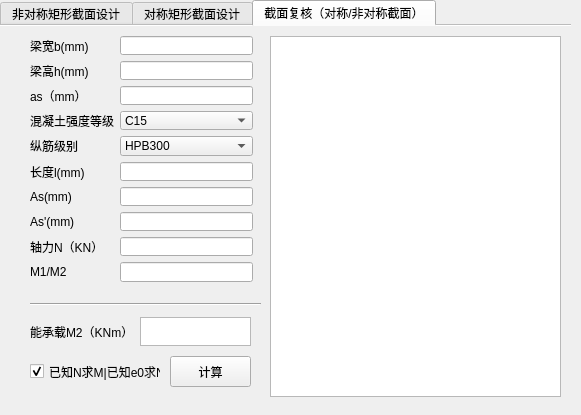
<?xml version="1.0" encoding="UTF-8"?>
<ui version="4.0">
 <class>Form</class>
 <widget class="QWidget" name="Form">
  <property name="windowModality">
   <enum>Qt::NonModal</enum>
  </property>
  <property name="geometry">
   <rect>
    <x>0</x>
    <y>0</y>
    <width>581</width>
    <height>415</height>
   </rect>
  </property>
  <property name="minimumSize">
   <size>
    <width>581</width>
    <height>415</height>
   </size>
  </property>
  <property name="windowTitle">
   <string>偏心受压构件计算器</string>
  </property>
  <property name="windowIcon">
   <iconset>
    <normaloff>icon.png</normaloff>icon.png</iconset>
  </property>
  <widget class="QTabWidget" name="tabWidget">
   <property name="geometry">
    <rect>
     <x>0</x>
     <y>0</y>
     <width>571</width>
     <height>401</height>
    </rect>
   </property>
   <property name="minimumSize">
    <size>
     <width>571</width>
     <height>401</height>
    </size>
   </property>
   <property name="cursor">
    <cursorShape>ArrowCursor</cursorShape>
   </property>
   <property name="tabPosition">
    <enum>QTabWidget::North</enum>
   </property>
   <property name="tabShape">
    <enum>QTabWidget::Rounded</enum>
   </property>
   <property name="currentIndex">
    <number>2</number>
   </property>
   <property name="elideMode">
    <enum>Qt::ElideNone</enum>
   </property>
   <property name="usesScrollButtons">
    <bool>true</bool>
   </property>
   <property name="documentMode">
    <bool>true</bool>
   </property>
   <property name="tabsClosable">
    <bool>false</bool>
   </property>
   <property name="movable">
    <bool>true</bool>
   </property>
   <widget class="QWidget" name="tab_3">
    <attribute name="title">
     <string>非对称矩形截面设计</string>
    </attribute>
    <widget class="Line" name="line">
     <property name="geometry">
      <rect>
       <x>30</x>
       <y>270</y>
       <width>231</width>
       <height>16</height>
      </rect>
     </property>
     <property name="orientation">
      <enum>Qt::Horizontal</enum>
     </property>
    </widget>
    <widget class="QTextBrowser" name="show_process_ansymmetric">
     <property name="geometry">
      <rect>
       <x>270</x>
       <y>10</y>
       <width>291</width>
       <height>361</height>
      </rect>
     </property>
    </widget>
    <widget class="QCheckBox" name="checkBox">
     <property name="geometry">
      <rect>
       <x>32</x>
       <y>353</y>
       <width>62</width>
       <height>16</height>
      </rect>
     </property>
     <property name="text">
      <string>As'已知</string>
     </property>
     <property name="checked">
      <bool>false</bool>
     </property>
     <property name="autoExclusive">
      <bool>false</bool>
     </property>
     <property name="tristate">
      <bool>false</bool>
     </property>
    </widget>
    <widget class="QPushButton" name="calculate_an">
     <property name="geometry">
      <rect>
       <x>100</x>
       <y>350</y>
       <width>75</width>
       <height>23</height>
      </rect>
     </property>
     <property name="text">
      <string>计算</string>
     </property>
    </widget>
    <widget class="QWidget" name="layoutWidget">
     <property name="geometry">
      <rect>
       <x>30</x>
       <y>11</y>
       <width>223</width>
       <height>246</height>
      </rect>
     </property>
     <layout class="QFormLayout" name="formLayout">
      <item row="0" column="0">
       <widget class="QLabel" name="label_3">
        <property name="lineWidth">
         <number>1</number>
        </property>
        <property name="text">
         <string>梁宽b(mm)</string>
        </property>
       </widget>
      </item>
      <item row="0" column="1">
       <widget class="QLineEdit" name="b"/>
      </item>
      <item row="1" column="0">
       <widget class="QLabel" name="label_5">
        <property name="lineWidth">
         <number>1</number>
        </property>
        <property name="text">
         <string>梁高h(mm)</string>
        </property>
       </widget>
      </item>
      <item row="1" column="1">
       <widget class="QLineEdit" name="h"/>
      </item>
      <item row="2" column="0">
       <widget class="QLabel" name="label">
        <property name="lineWidth">
         <number>1</number>
        </property>
        <property name="text">
         <string>as（mm）</string>
        </property>
       </widget>
      </item>
      <item row="2" column="1">
       <widget class="QLineEdit" name="_as">
        <property name="frame">
         <bool>true</bool>
        </property>
       </widget>
      </item>
      <item row="3" column="0">
       <widget class="QLabel" name="label_2">
        <property name="lineWidth">
         <number>1</number>
        </property>
        <property name="text">
         <string>混凝土强度等级</string>
        </property>
       </widget>
      </item>
      <item row="3" column="1">
       <widget class="QComboBox" name="c_level">
        <item>
         <property name="text">
          <string>C15</string>
         </property>
        </item>
        <item>
         <property name="text">
          <string>C20</string>
         </property>
        </item>
        <item>
         <property name="text">
          <string>C25</string>
         </property>
        </item>
        <item>
         <property name="text">
          <string>C30</string>
         </property>
        </item>
        <item>
         <property name="text">
          <string>C35</string>
         </property>
        </item>
        <item>
         <property name="text">
          <string>C40</string>
         </property>
        </item>
        <item>
         <property name="text">
          <string>C45</string>
         </property>
        </item>
        <item>
         <property name="text">
          <string>C50</string>
         </property>
        </item>
        <item>
         <property name="text">
          <string>C55</string>
         </property>
        </item>
        <item>
         <property name="text">
          <string>C60</string>
         </property>
        </item>
        <item>
         <property name="text">
          <string>C65</string>
         </property>
        </item>
        <item>
         <property name="text">
          <string>C70</string>
         </property>
        </item>
        <item>
         <property name="text">
          <string>C75</string>
         </property>
        </item>
        <item>
         <property name="text">
          <string>C80</string>
         </property>
        </item>
       </widget>
      </item>
      <item row="4" column="0">
       <widget class="QLabel" name="label_4">
        <property name="lineWidth">
         <number>1</number>
        </property>
        <property name="text">
         <string>纵筋级别</string>
        </property>
       </widget>
      </item>
      <item row="4" column="1">
       <widget class="QComboBox" name="s_level">
        <item>
         <property name="text">
          <string>HPB300</string>
         </property>
        </item>
        <item>
         <property name="text">
          <string>HRB335</string>
         </property>
        </item>
        <item>
         <property name="text">
          <string>HRB400</string>
         </property>
        </item>
        <item>
         <property name="text">
          <string>HRB500</string>
         </property>
        </item>
       </widget>
      </item>
      <item row="5" column="0">
       <widget class="QLabel" name="label_11">
        <property name="lineWidth">
         <number>1</number>
        </property>
        <property name="text">
         <string>长度l(mm)</string>
        </property>
       </widget>
      </item>
      <item row="5" column="1">
       <widget class="QLineEdit" name="lc"/>
      </item>
      <item row="6" column="0">
       <widget class="QLabel" name="label_6">
        <property name="text">
         <string>弯矩M1(KNm)</string>
        </property>
       </widget>
      </item>
      <item row="6" column="1">
       <widget class="QLineEdit" name="M1">
        <property name="tabletTracking">
         <bool>false</bool>
        </property>
        <property name="whatsThis">
         <string/>
        </property>
        <property name="text">
         <string/>
        </property>
        <property name="dragEnabled">
         <bool>false</bool>
        </property>
       </widget>
      </item>
      <item row="7" column="0">
       <widget class="QLabel" name="label_10">
        <property name="text">
         <string>弯矩M2(KNm)</string>
        </property>
       </widget>
      </item>
      <item row="7" column="1">
       <widget class="QLineEdit" name="M2"/>
      </item>
      <item row="8" column="0">
       <widget class="QLabel" name="label_7">
        <property name="text">
         <string>轴力N（KN）</string>
        </property>
       </widget>
      </item>
      <item row="8" column="1">
       <widget class="QLineEdit" name="N">
        <property name="text">
         <string/>
        </property>
        <property name="clearButtonEnabled">
         <bool>false</bool>
        </property>
       </widget>
      </item>
      <item row="9" column="0">
       <widget class="QLabel" name="Asp_lable">
        <property name="text">
         <string>As'(mm)</string>
        </property>
       </widget>
      </item>
      <item row="9" column="1">
       <widget class="QLineEdit" name="Asp">
        <property name="text">
         <string/>
        </property>
        <property name="clearButtonEnabled">
         <bool>false</bool>
        </property>
       </widget>
      </item>
     </layout>
    </widget>
    <widget class="QWidget" name="layoutWidget">
     <property name="geometry">
      <rect>
       <x>32</x>
       <y>282</y>
       <width>220</width>
       <height>62</height>
      </rect>
     </property>
     <layout class="QFormLayout" name="formLayout_2">
      <item row="0" column="0">
       <widget class="QLabel" name="label_9">
        <property name="text">
         <string>计算纵筋As（mm）</string>
        </property>
       </widget>
      </item>
      <item row="0" column="1">
       <widget class="QTextBrowser" name="show_As_an">
        <property name="minimumSize">
         <size>
          <width>110</width>
          <height>27</height>
         </size>
        </property>
        <property name="maximumSize">
         <size>
          <width>110</width>
          <height>27</height>
         </size>
        </property>
        <property name="openLinks">
         <bool>true</bool>
        </property>
       </widget>
      </item>
      <item row="1" column="0">
       <widget class="QLabel" name="label_12">
        <property name="text">
         <string>计算纵筋As'（mm）</string>
        </property>
       </widget>
      </item>
      <item row="1" column="1">
       <widget class="QTextBrowser" name="show_Asp_an">
        <property name="maximumSize">
         <size>
          <width>161</width>
          <height>27</height>
         </size>
        </property>
       </widget>
      </item>
     </layout>
    </widget>
   </widget>
   <widget class="QWidget" name="tab">
    <attribute name="title">
     <string>对称矩形截面设计</string>
    </attribute>
    <widget class="QTextBrowser" name="show_process_symmetric">
     <property name="geometry">
      <rect>
       <x>270</x>
       <y>10</y>
       <width>291</width>
       <height>361</height>
      </rect>
     </property>
    </widget>
    <widget class="QPushButton" name="calculate_As">
     <property name="geometry">
      <rect>
       <x>90</x>
       <y>330</y>
       <width>81</width>
       <height>31</height>
      </rect>
     </property>
     <property name="text">
      <string>计算</string>
     </property>
    </widget>
    <widget class="Line" name="line_2">
     <property name="geometry">
      <rect>
       <x>30</x>
       <y>270</y>
       <width>221</width>
       <height>16</height>
      </rect>
     </property>
     <property name="orientation">
      <enum>Qt::Horizontal</enum>
     </property>
    </widget>
    <widget class="QWidget" name="layoutWidget">
     <property name="geometry">
      <rect>
       <x>30</x>
       <y>290</y>
       <width>221</width>
       <height>31</height>
      </rect>
     </property>
     <layout class="QFormLayout" name="formLayout_5">
      <item row="0" column="0">
       <widget class="QLabel" name="label_21">
        <property name="text">
         <string>计算纵筋As（mm）</string>
        </property>
       </widget>
      </item>
      <item row="0" column="1">
       <widget class="QTextBrowser" name="show_As">
        <property name="maximumSize">
         <size>
          <width>117</width>
          <height>29</height>
         </size>
        </property>
        <property name="openLinks">
         <bool>true</bool>
        </property>
       </widget>
      </item>
     </layout>
    </widget>
    <widget class="QWidget" name="layoutWidget">
     <property name="geometry">
      <rect>
       <x>31</x>
       <y>11</y>
       <width>223</width>
       <height>231</height>
      </rect>
     </property>
     <layout class="QFormLayout" name="formLayout_3">
      <item row="0" column="0">
       <widget class="QLabel" name="label_14">
        <property name="lineWidth">
         <number>1</number>
        </property>
        <property name="text">
         <string>梁宽b(mm)</string>
        </property>
       </widget>
      </item>
      <item row="0" column="1">
       <widget class="QLineEdit" name="b_2"/>
      </item>
      <item row="1" column="0">
       <widget class="QLabel" name="label_13">
        <property name="lineWidth">
         <number>1</number>
        </property>
        <property name="text">
         <string>梁高h(mm)</string>
        </property>
       </widget>
      </item>
      <item row="1" column="1">
       <widget class="QLineEdit" name="h_2"/>
      </item>
      <item row="2" column="0">
       <widget class="QLabel" name="label_8">
        <property name="lineWidth">
         <number>1</number>
        </property>
        <property name="text">
         <string>as（mm）</string>
        </property>
       </widget>
      </item>
      <item row="2" column="1">
       <widget class="QLineEdit" name="_as_2">
        <property name="frame">
         <bool>true</bool>
        </property>
       </widget>
      </item>
      <item row="3" column="0">
       <widget class="QLabel" name="label_16">
        <property name="lineWidth">
         <number>1</number>
        </property>
        <property name="text">
         <string>混凝土强度等级</string>
        </property>
       </widget>
      </item>
      <item row="3" column="1">
       <widget class="QComboBox" name="c_level_2">
        <item>
         <property name="text">
          <string>C15</string>
         </property>
        </item>
        <item>
         <property name="text">
          <string>C20</string>
         </property>
        </item>
        <item>
         <property name="text">
          <string>C25</string>
         </property>
        </item>
        <item>
         <property name="text">
          <string>C30</string>
         </property>
        </item>
        <item>
         <property name="text">
          <string>C35</string>
         </property>
        </item>
        <item>
         <property name="text">
          <string>C40</string>
         </property>
        </item>
        <item>
         <property name="text">
          <string>C45</string>
         </property>
        </item>
        <item>
         <property name="text">
          <string>C50</string>
         </property>
        </item>
        <item>
         <property name="text">
          <string>C55</string>
         </property>
        </item>
        <item>
         <property name="text">
          <string>C60</string>
         </property>
        </item>
        <item>
         <property name="text">
          <string>C65</string>
         </property>
        </item>
        <item>
         <property name="text">
          <string>C70</string>
         </property>
        </item>
        <item>
         <property name="text">
          <string>C75</string>
         </property>
        </item>
        <item>
         <property name="text">
          <string>C80</string>
         </property>
        </item>
       </widget>
      </item>
      <item row="4" column="0">
       <widget class="QLabel" name="label_17">
        <property name="lineWidth">
         <number>1</number>
        </property>
        <property name="text">
         <string>纵筋级别</string>
        </property>
       </widget>
      </item>
      <item row="4" column="1">
       <widget class="QComboBox" name="s_level_2">
        <item>
         <property name="text">
          <string>HPB300</string>
         </property>
        </item>
        <item>
         <property name="text">
          <string>HRB335</string>
         </property>
        </item>
        <item>
         <property name="text">
          <string>HRB400</string>
         </property>
        </item>
        <item>
         <property name="text">
          <string>HRB500</string>
         </property>
        </item>
       </widget>
      </item>
      <item row="5" column="0">
       <widget class="QLabel" name="label_15">
        <property name="lineWidth">
         <number>1</number>
        </property>
        <property name="text">
         <string>长度l(mm)</string>
        </property>
       </widget>
      </item>
      <item row="5" column="1">
       <widget class="QLineEdit" name="lc_2"/>
      </item>
      <item row="6" column="0">
       <widget class="QLabel" name="label_18">
        <property name="text">
         <string>弯矩M1(KNm)</string>
        </property>
       </widget>
      </item>
      <item row="6" column="1">
       <widget class="QLineEdit" name="M1_2">
        <property name="tabletTracking">
         <bool>false</bool>
        </property>
        <property name="whatsThis">
         <string/>
        </property>
        <property name="text">
         <string/>
        </property>
        <property name="dragEnabled">
         <bool>false</bool>
        </property>
       </widget>
      </item>
      <item row="7" column="0">
       <widget class="QLabel" name="label_19">
        <property name="text">
         <string>弯矩M2(KNm)</string>
        </property>
       </widget>
      </item>
      <item row="7" column="1">
       <widget class="QLineEdit" name="M2_2"/>
      </item>
      <item row="8" column="0">
       <widget class="QLabel" name="label_20">
        <property name="text">
         <string>轴力N（KN）</string>
        </property>
       </widget>
      </item>
      <item row="8" column="1">
       <widget class="QLineEdit" name="N_2">
        <property name="text">
         <string/>
        </property>
        <property name="clearButtonEnabled">
         <bool>false</bool>
        </property>
       </widget>
      </item>
     </layout>
    </widget>
   </widget>
   <widget class="QWidget" name="tab_2">
    <attribute name="title">
     <string>截面复核（对称/非对称截面）</string>
    </attribute>
    <widget class="Line" name="line_3">
     <property name="geometry">
      <rect>
       <x>30</x>
       <y>270</y>
       <width>231</width>
       <height>16</height>
      </rect>
     </property>
     <property name="orientation">
      <enum>Qt::Horizontal</enum>
     </property>
    </widget>
    <widget class="QTextBrowser" name="show_process_check">
     <property name="geometry">
      <rect>
       <x>270</x>
       <y>10</y>
       <width>291</width>
       <height>361</height>
      </rect>
     </property>
    </widget>
    <widget class="QPushButton" name="calculate_M2">
     <property name="geometry">
      <rect>
       <x>170</x>
       <y>330</y>
       <width>81</width>
       <height>31</height>
      </rect>
     </property>
     <property name="text">
      <string>计算</string>
     </property>
    </widget>
    <widget class="QCheckBox" name="checkBox_n">
     <property name="geometry">
      <rect>
       <x>30</x>
       <y>330</y>
       <width>131</width>
       <height>31</height>
      </rect>
     </property>
     <property name="text">
      <string>已知N求M|已知e0求N</string>
     </property>
     <property name="checked">
      <bool>true</bool>
     </property>
    </widget>
    <widget class="QWidget" name="layoutWidget">
     <property name="geometry">
      <rect>
       <x>30</x>
       <y>10</y>
       <width>223</width>
       <height>246</height>
      </rect>
     </property>
     <layout class="QFormLayout" name="formLayout_6">
      <item row="0" column="0">
       <widget class="QLabel" name="label_36">
        <property name="lineWidth">
         <number>1</number>
        </property>
        <property name="text">
         <string>梁宽b(mm)</string>
        </property>
       </widget>
      </item>
      <item row="0" column="1">
       <widget class="QLineEdit" name="b_4"/>
      </item>
      <item row="1" column="0">
       <widget class="QLabel" name="label_35">
        <property name="lineWidth">
         <number>1</number>
        </property>
        <property name="text">
         <string>梁高h(mm)</string>
        </property>
       </widget>
      </item>
      <item row="1" column="1">
       <widget class="QLineEdit" name="h_4"/>
      </item>
      <item row="2" column="0">
       <widget class="QLabel" name="label_34">
        <property name="lineWidth">
         <number>1</number>
        </property>
        <property name="text">
         <string>as（mm）</string>
        </property>
       </widget>
      </item>
      <item row="2" column="1">
       <widget class="QLineEdit" name="_as_4">
        <property name="frame">
         <bool>true</bool>
        </property>
       </widget>
      </item>
      <item row="3" column="0">
       <widget class="QLabel" name="label_38">
        <property name="lineWidth">
         <number>1</number>
        </property>
        <property name="text">
         <string>混凝土强度等级</string>
        </property>
       </widget>
      </item>
      <item row="3" column="1">
       <widget class="QComboBox" name="c_level_4">
        <item>
         <property name="text">
          <string>C15</string>
         </property>
        </item>
        <item>
         <property name="text">
          <string>C20</string>
         </property>
        </item>
        <item>
         <property name="text">
          <string>C25</string>
         </property>
        </item>
        <item>
         <property name="text">
          <string>C30</string>
         </property>
        </item>
        <item>
         <property name="text">
          <string>C35</string>
         </property>
        </item>
        <item>
         <property name="text">
          <string>C40</string>
         </property>
        </item>
        <item>
         <property name="text">
          <string>C45</string>
         </property>
        </item>
        <item>
         <property name="text">
          <string>C50</string>
         </property>
        </item>
        <item>
         <property name="text">
          <string>C55</string>
         </property>
        </item>
        <item>
         <property name="text">
          <string>C60</string>
         </property>
        </item>
        <item>
         <property name="text">
          <string>C65</string>
         </property>
        </item>
        <item>
         <property name="text">
          <string>C70</string>
         </property>
        </item>
        <item>
         <property name="text">
          <string>C75</string>
         </property>
        </item>
        <item>
         <property name="text">
          <string>C80</string>
         </property>
        </item>
       </widget>
      </item>
      <item row="4" column="0">
       <widget class="QLabel" name="label_39">
        <property name="lineWidth">
         <number>1</number>
        </property>
        <property name="text">
         <string>纵筋级别</string>
        </property>
       </widget>
      </item>
      <item row="4" column="1">
       <widget class="QComboBox" name="s_level_4">
        <item>
         <property name="text">
          <string>HPB300</string>
         </property>
        </item>
        <item>
         <property name="text">
          <string>HRB335</string>
         </property>
        </item>
        <item>
         <property name="text">
          <string>HRB400</string>
         </property>
        </item>
        <item>
         <property name="text">
          <string>HRB500</string>
         </property>
        </item>
       </widget>
      </item>
      <item row="5" column="0">
       <widget class="QLabel" name="label_37">
        <property name="lineWidth">
         <number>1</number>
        </property>
        <property name="text">
         <string>长度l(mm)</string>
        </property>
       </widget>
      </item>
      <item row="5" column="1">
       <widget class="QLineEdit" name="lc_4"/>
      </item>
      <item row="6" column="0">
       <widget class="QLabel" name="As_lable_4">
        <property name="text">
         <string>As(mm)</string>
        </property>
       </widget>
      </item>
      <item row="6" column="1">
       <widget class="QLineEdit" name="As_4">
        <property name="text">
         <string/>
        </property>
        <property name="clearButtonEnabled">
         <bool>false</bool>
        </property>
       </widget>
      </item>
      <item row="7" column="0">
       <widget class="QLabel" name="Asp_lable_5">
        <property name="text">
         <string>As'(mm)</string>
        </property>
       </widget>
      </item>
      <item row="7" column="1">
       <widget class="QLineEdit" name="Asp_4">
        <property name="text">
         <string/>
        </property>
        <property name="clearButtonEnabled">
         <bool>false</bool>
        </property>
       </widget>
      </item>
      <item row="8" column="0">
       <widget class="QLabel" name="label_change">
        <property name="text">
         <string>轴力N（KN）</string>
        </property>
       </widget>
      </item>
      <item row="8" column="1">
       <widget class="QLineEdit" name="change">
        <property name="text">
         <string/>
        </property>
        <property name="clearButtonEnabled">
         <bool>false</bool>
        </property>
       </widget>
      </item>
      <item row="9" column="0">
       <widget class="QLabel" name="label_m1m2">
        <property name="text">
         <string>M1/M2</string>
        </property>
       </widget>
      </item>
      <item row="9" column="1">
       <widget class="QLineEdit" name="M1_M2">
        <property name="tabletTracking">
         <bool>false</bool>
        </property>
        <property name="whatsThis">
         <string/>
        </property>
        <property name="text">
         <string/>
        </property>
        <property name="dragEnabled">
         <bool>false</bool>
        </property>
       </widget>
      </item>
     </layout>
    </widget>
    <widget class="QWidget" name="layoutWidget">
     <property name="geometry">
      <rect>
       <x>30</x>
       <y>290</y>
       <width>221</width>
       <height>31</height>
      </rect>
     </property>
     <layout class="QFormLayout" name="formLayout_7">
      <item row="0" column="0">
       <widget class="QLabel" name="label_43">
        <property name="text">
         <string>能承载M2（KNm）</string>
        </property>
       </widget>
      </item>
      <item row="0" column="1">
       <widget class="QTextBrowser" name="show_M2">
        <property name="maximumSize">
         <size>
          <width>123</width>
          <height>29</height>
         </size>
        </property>
        <property name="acceptRichText">
         <bool>true</bool>
        </property>
        <property name="openLinks">
         <bool>true</bool>
        </property>
       </widget>
      </item>
     </layout>
    </widget>
   </widget>
  </widget>
 </widget>
 <resources/>
 <connections/>
</ui>
